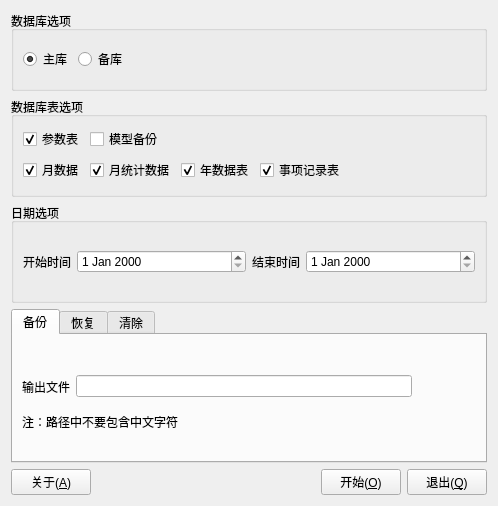
<?xml version="1.0" encoding="UTF-8"?>
<ui version="4.0">
 <class>dd_Dialog</class>
 <widget class="QDialog" name="dd_Dialog">
  <property name="geometry">
   <rect>
    <x>0</x>
    <y>0</y>
    <width>498</width>
    <height>506</height>
   </rect>
  </property>
  <property name="windowTitle">
   <string>Dialog</string>
  </property>
  <layout class="QVBoxLayout" name="verticalLayout">
   <item>
    <widget class="QGroupBox" name="groupBox">
     <property name="minimumSize">
      <size>
       <width>0</width>
       <height>80</height>
      </size>
     </property>
     <property name="maximumSize">
      <size>
       <width>16777215</width>
       <height>80</height>
      </size>
     </property>
     <property name="title">
      <string>数据库选项</string>
     </property>
     <layout class="QHBoxLayout" name="horizontalLayout_3">
      <item>
       <widget class="QRadioButton" name="chkMD">
        <property name="text">
         <string>主库</string>
        </property>
        <property name="checked">
         <bool>true</bool>
        </property>
       </widget>
      </item>
      <item>
       <widget class="QRadioButton" name="chkBD">
        <property name="text">
         <string>备库</string>
        </property>
       </widget>
      </item>
      <item>
       <spacer name="horizontalSpacer_3">
        <property name="orientation">
         <enum>Qt::Horizontal</enum>
        </property>
        <property name="sizeHint" stdset="0">
         <size>
          <width>351</width>
          <height>20</height>
         </size>
        </property>
       </spacer>
      </item>
     </layout>
    </widget>
   </item>
   <item>
    <widget class="QGroupBox" name="groupBox_3">
     <property name="sizePolicy">
      <sizepolicy hsizetype="Expanding" vsizetype="Expanding">
       <horstretch>0</horstretch>
       <verstretch>0</verstretch>
      </sizepolicy>
     </property>
     <property name="minimumSize">
      <size>
       <width>0</width>
       <height>100</height>
      </size>
     </property>
     <property name="maximumSize">
      <size>
       <width>16777215</width>
       <height>100</height>
      </size>
     </property>
     <property name="title">
      <string>数据库表选项</string>
     </property>
     <layout class="QGridLayout" name="gridLayout">
      <item row="0" column="0">
       <widget class="QCheckBox" name="chk_PT">
        <property name="text">
         <string>参数表</string>
        </property>
        <property name="checked">
         <bool>true</bool>
        </property>
       </widget>
      </item>
      <item row="0" column="1">
       <widget class="QCheckBox" name="chk_MDL">
        <property name="text">
         <string>模型备份</string>
        </property>
        <property name="checked">
         <bool>false</bool>
        </property>
       </widget>
      </item>
      <item row="0" column="2" colspan="3">
       <spacer name="horizontalSpacer_2">
        <property name="orientation">
         <enum>Qt::Horizontal</enum>
        </property>
        <property name="sizeHint" stdset="0">
         <size>
          <width>303</width>
          <height>20</height>
         </size>
        </property>
       </spacer>
      </item>
      <item row="1" column="0">
       <widget class="QCheckBox" name="chkMT">
        <property name="text">
         <string>月数据</string>
        </property>
        <property name="checked">
         <bool>true</bool>
        </property>
       </widget>
      </item>
      <item row="1" column="1">
       <widget class="QCheckBox" name="chkMCT">
        <property name="text">
         <string>月统计数据</string>
        </property>
        <property name="checked">
         <bool>true</bool>
        </property>
       </widget>
      </item>
      <item row="1" column="2">
       <widget class="QCheckBox" name="chkYT">
        <property name="text">
         <string>年数据表</string>
        </property>
        <property name="checked">
         <bool>true</bool>
        </property>
       </widget>
      </item>
      <item row="1" column="3">
       <widget class="QCheckBox" name="chkET">
        <property name="text">
         <string>事项记录表</string>
        </property>
        <property name="checked">
         <bool>true</bool>
        </property>
       </widget>
      </item>
      <item row="1" column="4">
       <spacer name="horizontalSpacer_4">
        <property name="orientation">
         <enum>Qt::Horizontal</enum>
        </property>
        <property name="sizeHint" stdset="0">
         <size>
          <width>137</width>
          <height>20</height>
         </size>
        </property>
       </spacer>
      </item>
     </layout>
    </widget>
   </item>
   <item>
    <widget class="QGroupBox" name="groupBox_2">
     <property name="sizePolicy">
      <sizepolicy hsizetype="Expanding" vsizetype="Expanding">
       <horstretch>0</horstretch>
       <verstretch>0</verstretch>
      </sizepolicy>
     </property>
     <property name="minimumSize">
      <size>
       <width>0</width>
       <height>100</height>
      </size>
     </property>
     <property name="maximumSize">
      <size>
       <width>16777215</width>
       <height>100</height>
      </size>
     </property>
     <property name="title">
      <string>日期选项</string>
     </property>
     <layout class="QHBoxLayout" name="horizontalLayout_2" stretch="0,1,0,1">
      <item>
       <widget class="QLabel" name="textLabel3">
        <property name="text">
         <string>开始时间</string>
        </property>
        <property name="wordWrap">
         <bool>false</bool>
        </property>
       </widget>
      </item>
      <item>
       <widget class="QDateEdit" name="dtST"/>
      </item>
      <item>
       <widget class="QLabel" name="textLabel4">
        <property name="text">
         <string>结束时间</string>
        </property>
        <property name="wordWrap">
         <bool>false</bool>
        </property>
       </widget>
      </item>
      <item>
       <widget class="QDateEdit" name="dtET"/>
      </item>
     </layout>
    </widget>
   </item>
   <item>
    <widget class="QTabWidget" name="tabWidget">
     <property name="enabled">
      <bool>true</bool>
     </property>
     <property name="sizePolicy">
      <sizepolicy hsizetype="Expanding" vsizetype="Expanding">
       <horstretch>0</horstretch>
       <verstretch>0</verstretch>
      </sizepolicy>
     </property>
     <property name="minimumSize">
      <size>
       <width>0</width>
       <height>70</height>
      </size>
     </property>
     <property name="currentIndex">
      <number>0</number>
     </property>
     <widget class="QWidget" name="tab1">
      <attribute name="title">
       <string>备份</string>
      </attribute>
      <layout class="QVBoxLayout" name="verticalLayout_2">
       <item>
        <spacer name="verticalSpacer">
         <property name="orientation">
          <enum>Qt::Vertical</enum>
         </property>
         <property name="sizeHint" stdset="0">
          <size>
           <width>20</width>
           <height>18</height>
          </size>
         </property>
        </spacer>
       </item>
       <item>
        <layout class="QHBoxLayout" name="horizontalLayout_4">
         <item>
          <widget class="QLabel" name="textLabel1">
           <property name="text">
            <string>输出文件</string>
           </property>
           <property name="wordWrap">
            <bool>false</bool>
           </property>
          </widget>
         </item>
         <item>
          <widget class="QLineEdit" name="txtExpFile">
           <property name="dragEnabled">
            <bool>false</bool>
           </property>
           <property name="readOnly">
            <bool>true</bool>
           </property>
          </widget>
         </item>
         <item>
          <widget class="QPushButton" name="btnExp">
           <property name="styleSheet">
            <string notr="true">#btnExp{
background-image: url(:/res/background_normal.png);
border: 0px;
min-width: 58px;
min-height: 41px;
max-width: 58px;
max-height: 41px;
font-size: 14px;
border-radius: 3px;
}
#btnExp:hover
{
background-image: url(:/res/background_hover.png);
border: 0px;
}
#btnExp:pressed
{
background-image: url(:/res/background_press.png);
border: 0px;
}</string>
           </property>
           <property name="text">
            <string/>
           </property>
           <property name="icon">
            <iconset resource="DbUtility.qrc">
             <normaloff>:/images/images/open.png</normaloff>:/images/images/open.png</iconset>
           </property>
          </widget>
         </item>
        </layout>
       </item>
       <item>
        <widget class="QLabel" name="textLabel1_3">
         <property name="text">
          <string>注：路径中不要包含中文字符</string>
         </property>
         <property name="wordWrap">
          <bool>false</bool>
         </property>
        </widget>
       </item>
       <item>
        <spacer name="verticalSpacer_2">
         <property name="orientation">
          <enum>Qt::Vertical</enum>
         </property>
         <property name="sizeHint" stdset="0">
          <size>
           <width>20</width>
           <height>19</height>
          </size>
         </property>
        </spacer>
       </item>
      </layout>
     </widget>
     <widget class="QWidget" name="tab2">
      <attribute name="title">
       <string>恢复</string>
      </attribute>
      <layout class="QVBoxLayout" name="verticalLayout_3">
       <item>
        <widget class="QCheckBox" name="chkImpAll">
         <property name="text">
          <string>导入所有数据</string>
         </property>
         <property name="checked">
          <bool>true</bool>
         </property>
        </widget>
       </item>
       <item>
        <layout class="QHBoxLayout" name="horizontalLayout_5">
         <item>
          <widget class="QLabel" name="textLabel1_2">
           <property name="text">
            <string>输入文件</string>
           </property>
           <property name="wordWrap">
            <bool>false</bool>
           </property>
          </widget>
         </item>
         <item>
          <widget class="QLineEdit" name="txtImpFile">
           <property name="dragEnabled">
            <bool>false</bool>
           </property>
           <property name="readOnly">
            <bool>true</bool>
           </property>
          </widget>
         </item>
         <item>
          <widget class="QPushButton" name="btnImp">
           <property name="styleSheet">
            <string notr="true">#btnImp{
background-image: url(:/res/background_normal.png);
border: 0px;
min-width: 58px;
min-height: 41px;
max-width: 58px;
max-height: 41px;
font-size: 14px;
border-radius: 3px;
}
#btnImp:hover
{
background-image: url(:/res/background_hover.png);
border: 0px;
}
#btnImp:pressed
{
background-image: url(:/res/background_press.png);
border: 0px;
}</string>
           </property>
           <property name="text">
            <string/>
           </property>
           <property name="icon">
            <iconset resource="DbUtility.qrc">
             <normaloff>:/images/images/open.png</normaloff>:/images/images/open.png</iconset>
           </property>
          </widget>
         </item>
        </layout>
       </item>
       <item>
        <widget class="QLabel" name="textLabel1_4">
         <property name="text">
          <string>注：恢复前请先清除已有模型与数据</string>
         </property>
         <property name="wordWrap">
          <bool>false</bool>
         </property>
        </widget>
       </item>
       <item>
        <spacer name="verticalSpacer_3">
         <property name="orientation">
          <enum>Qt::Vertical</enum>
         </property>
         <property name="sizeHint" stdset="0">
          <size>
           <width>20</width>
           <height>24</height>
          </size>
         </property>
        </spacer>
       </item>
      </layout>
     </widget>
     <widget class="QWidget" name="tab3">
      <attribute name="title">
       <string>清除</string>
      </attribute>
      <layout class="QHBoxLayout" name="horizontalLayout_6">
       <item>
        <widget class="QLabel" name="label">
         <property name="text">
          <string>请选择需要清除的数据库表选项</string>
         </property>
        </widget>
       </item>
      </layout>
     </widget>
    </widget>
   </item>
   <item>
    <layout class="QHBoxLayout" name="horizontalLayout">
     <item>
      <widget class="QPushButton" name="buttonAbout">
       <property name="text">
        <string>关于(&amp;A)</string>
       </property>
      </widget>
     </item>
     <item>
      <spacer name="horizontalSpacer">
       <property name="orientation">
        <enum>Qt::Horizontal</enum>
       </property>
       <property name="sizeHint" stdset="0">
        <size>
         <width>183</width>
         <height>20</height>
        </size>
       </property>
      </spacer>
     </item>
     <item>
      <widget class="QPushButton" name="buttonOk">
       <property name="text">
        <string>开始(&amp;O)</string>
       </property>
      </widget>
     </item>
     <item>
      <widget class="QPushButton" name="buttonCancel">
       <property name="text">
        <string>退出(&amp;Q)</string>
       </property>
      </widget>
     </item>
    </layout>
   </item>
  </layout>
 </widget>
 <resources>
  <include location="DbUtility.qrc"/>
 </resources>
 <connections>
  <connection>
   <sender>buttonAbout</sender>
   <signal>clicked()</signal>
   <receiver>dd_Dialog</receiver>
   <slot>about()</slot>
   <hints>
    <hint type="sourcelabel">
     <x>53</x>
     <y>338</y>
    </hint>
    <hint type="destinationlabel">
     <x>101</x>
     <y>338</y>
    </hint>
   </hints>
  </connection>
  <connection>
   <sender>buttonOk</sender>
   <signal>clicked()</signal>
   <receiver>dd_Dialog</receiver>
   <slot>begin()</slot>
   <hints>
    <hint type="sourcelabel">
     <x>297</x>
     <y>335</y>
    </hint>
    <hint type="destinationlabel">
     <x>265</x>
     <y>330</y>
    </hint>
   </hints>
  </connection>
  <connection>
   <sender>buttonCancel</sender>
   <signal>clicked()</signal>
   <receiver>dd_Dialog</receiver>
   <slot>exit()</slot>
   <hints>
    <hint type="sourcelabel">
     <x>426</x>
     <y>332</y>
    </hint>
    <hint type="destinationlabel">
     <x>449</x>
     <y>331</y>
    </hint>
   </hints>
  </connection>
  <connection>
   <sender>btnExp</sender>
   <signal>clicked()</signal>
   <receiver>dd_Dialog</receiver>
   <slot>exportDb()</slot>
   <hints>
    <hint type="sourcelabel">
     <x>415</x>
     <y>294</y>
    </hint>
    <hint type="destinationlabel">
     <x>457</x>
     <y>294</y>
    </hint>
   </hints>
  </connection>
  <connection>
   <sender>tabWidget</sender>
   <signal>currentChanged(int)</signal>
   <receiver>dd_Dialog</receiver>
   <slot>tab_selChanged(int)</slot>
   <hints>
    <hint type="sourcelabel">
     <x>115</x>
     <y>215</y>
    </hint>
    <hint type="destinationlabel">
     <x>456</x>
     <y>205</y>
    </hint>
   </hints>
  </connection>
  <connection>
   <sender>btnImp</sender>
   <signal>clicked()</signal>
   <receiver>dd_Dialog</receiver>
   <slot>importDb()</slot>
   <hints>
    <hint type="sourcelabel">
     <x>411</x>
     <y>301</y>
    </hint>
    <hint type="destinationlabel">
     <x>460</x>
     <y>277</y>
    </hint>
   </hints>
  </connection>
 </connections>
 <slots>
  <slot>about()</slot>
  <slot>begin()</slot>
  <slot>exit()</slot>
  <slot>tab_selChanged(int)</slot>
  <slot>exportDb()</slot>
  <slot>importDb()</slot>
 </slots>
</ui>
